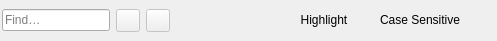
<?xml version="1.0" encoding="UTF-8"?>
<ui version="4.0">
 <class>Otter::SearchBarWidget</class>
 <widget class="QWidget" name="Otter::SearchBarWidget">
  <property name="geometry">
   <rect>
    <x>0</x>
    <y>0</y>
    <width>497</width>
    <height>41</height>
   </rect>
  </property>
  <layout class="QHBoxLayout" name="horizontalLayout">
   <property name="leftMargin">
    <number>2</number>
   </property>
   <property name="topMargin">
    <number>2</number>
   </property>
   <property name="rightMargin">
    <number>2</number>
   </property>
   <property name="bottomMargin">
    <number>2</number>
   </property>
   <item>
    <widget class="Otter::LineEditWidget" name="queryLineEditWidget">
     <property name="sizePolicy">
      <sizepolicy hsizetype="Preferred" vsizetype="Fixed">
       <horstretch>0</horstretch>
       <verstretch>0</verstretch>
      </sizepolicy>
     </property>
     <property name="placeholderText">
      <string>Find…</string>
     </property>
    </widget>
   </item>
   <item>
    <widget class="QToolButton" name="nextButton">
     <property name="enabled">
      <bool>false</bool>
     </property>
     <property name="toolTip">
      <string>Find Next</string>
     </property>
    </widget>
   </item>
   <item>
    <widget class="QToolButton" name="previousButton">
     <property name="enabled">
      <bool>false</bool>
     </property>
     <property name="toolTip">
      <string>Find Previous</string>
     </property>
    </widget>
   </item>
   <item>
    <widget class="QLabel" name="resultsLabel"/>
   </item>
   <item>
    <spacer name="horizontalSpacer">
     <property name="orientation">
      <enum>Qt::Horizontal</enum>
     </property>
    </spacer>
   </item>
   <item>
    <widget class="QPushButton" name="highlightButton">
     <property name="focusPolicy">
      <enum>Qt::TabFocus</enum>
     </property>
     <property name="text">
      <string>Highlight</string>
     </property>
     <property name="checkable">
      <bool>true</bool>
     </property>
     <property name="flat">
      <bool>true</bool>
     </property>
    </widget>
   </item>
   <item>
    <widget class="QPushButton" name="caseSensitiveButton">
     <property name="focusPolicy">
      <enum>Qt::TabFocus</enum>
     </property>
     <property name="text">
      <string>Case Sensitive</string>
     </property>
     <property name="checkable">
      <bool>true</bool>
     </property>
     <property name="flat">
      <bool>true</bool>
     </property>
    </widget>
   </item>
   <item>
    <widget class="QToolButton" name="closeButton">
     <property name="toolTip">
      <string>Close</string>
     </property>
     <property name="autoRaise">
      <bool>true</bool>
     </property>
    </widget>
   </item>
  </layout>
 </widget>
 <customwidgets>
  <customwidget>
   <class>Otter::LineEditWidget</class>
   <extends>QLineEdit</extends>
   <header>src/ui/LineEditWidget.h</header>
  </customwidget>
 </customwidgets>
 <resources/>
 <connections/>
</ui>
